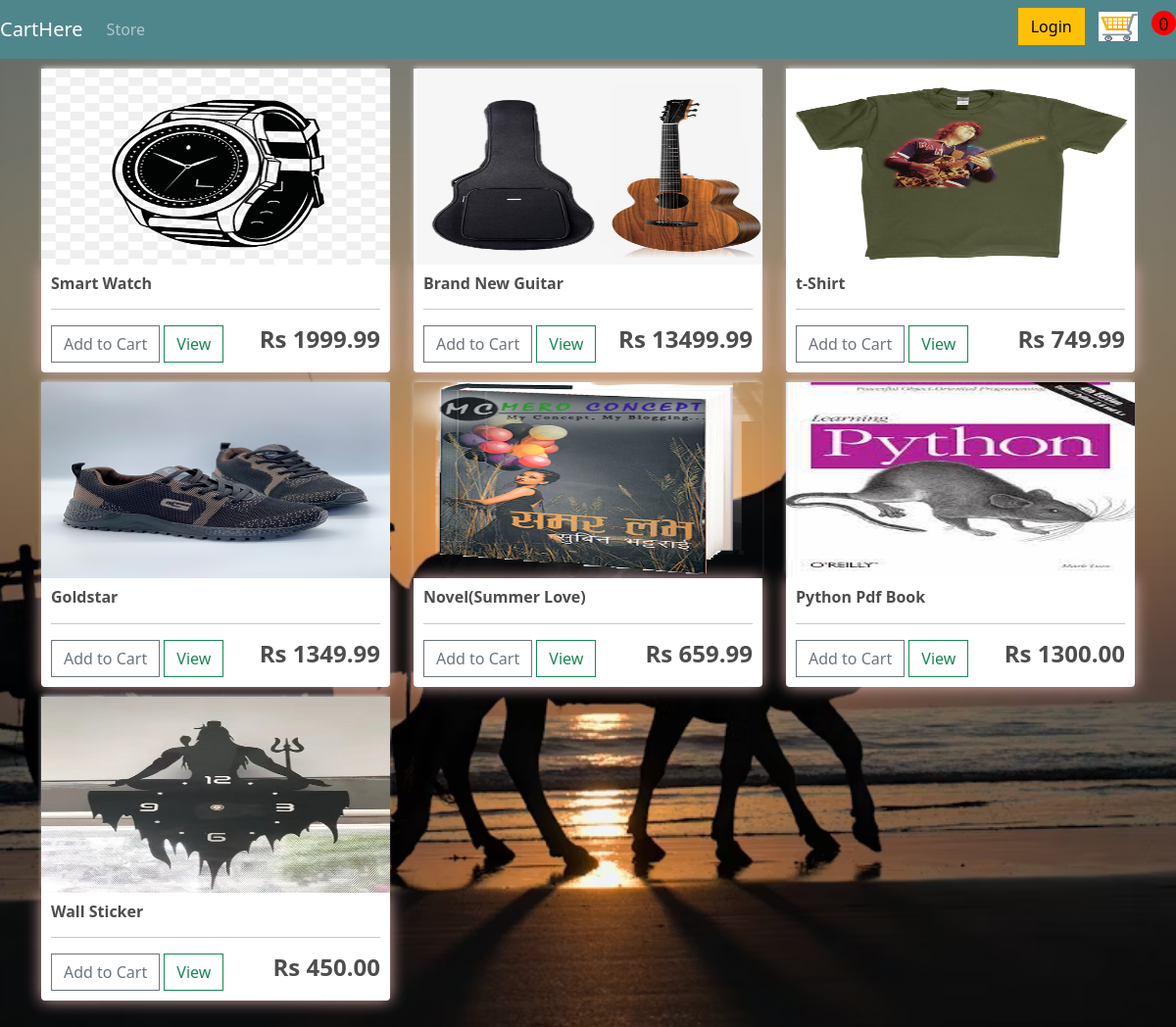
The page / on the database its author committed.
### store/models.py (models this page shows, shortened)
class Product(models.Model):
    name=models.CharField(max_length=100, null=True)
    price=models.FloatField()
    digital=models.BooleanField(default=False, null=True, blank=True)
    image = models.ImageField(upload_to='images', null=True)
    @property
    def imageURL(self):
        try:
            url =self.image.url
        except:
            url = ' '
        return url

### store/views.py (the view)
# urls.py: path('', include('store.urls'),)
def store(request):
    data = cartData(request)
    cartItems = data['cartItems']
    order = data['order']
    items = data['items']
    products=Product.objects.all()
    context = {
        'products':products, 'cartItems':cartItems
    }
    return render(request, 'pages/store.html', context)

### store/utils.py (called while the page is built, shortened)
def cookieCart(request):
    try:
        cart = json.loads(request.COOKIES['cart'])
    except:
        cart={}
    print('cart:', cart)
    items= []
    order = {'get_cart_total':0, 'get_cart_items':0, 'shipping':False}
    cartItems=order['get_cart_items']
    return {'cartItems': cartItems, 'order': order, 'items':items}

def cartData(request):
    if request.user.is_authenticated:
        customer = request.user.customer
        order, created = Order.objects.get_or_create(customer=customer, complete = False)
        items = order.orderitem_set.all()
        cartItems=order.get_cart_items
    else:
        cookieData = cookieCart(request)
        cartItems = cookieData['cartItems']
        order = cookieData['order']
        items = cookieData['items']
    return {'cartItems': cartItems, 'order': order, 'items':items}

### Templates/pages/store.html (shortened to what this page needs)
{% extends 'base.html' %}
{% load static %}
{% block content %}
    <div class = "row">
        {% for product in products %}
        <div class="col-lg-4">
            <img class="thumbnail" src="{{product.imageURL}}">
            <div class="box-element product">
                <h6><strong>{{product.name}}</strong></h6>
				<hr>
				<button data-product="{{ product.id }}" data-action="add" class="btn btn-outline-secondary add-btn update-cart">Add to Cart</button>
				<a class="btn btn-outline-success" href="#">View</a>
				<h4 style="display: inline-block; float:right"><strong>Rs {{product.price|floatformat:2}}</strong></h4>
            </div>
        </div>
        {% endfor %}
    </div>
{% endblock content %}

### Templates/base.html (shortened to what this page needs)
{% load static %}
<!DOCTYPE html>
<html>
    <head>
        <link href="https://cdn.jsdelivr.net/npm/bootstrap@5.3.3/dist/css/bootstrap.min.css" rel="stylesheet">
        <link rel="stylesheet" type="text/css" href="{% static 'css/main.css' %}">
    </head>
    <body>
        <nav class="navbar navbar-expand-lg navbar-dark bg-dark ">
            <a class="navbar-brand" href="{% url 'store' %}">CartHere</a>
            <div class="collapse navbar-collapse" id="navbarSupportedContent">
                <ul class="navbar-nav mr-auto">
                    <li class="nav-item active">
                    <a class="nav-link" href="{% url 'store' %}">Store</a>
                </li>
              </ul>
            </div>
            <div class="form-inline my-2 my-lg-0">
                <a href="#"class="btn btn-warning">Login</a>
                    <a href="{% url 'cart' %}"><img  id="cart-icon" src="{% static 'images/cart-2.png' %}"></a>
                    <p id="cart-total">{{cartItems}}</p>
            </div>
        </nav>
        <div class="container">
        {% block content %}
        {% endblock content %}
        </div>
    </body>
</html>

### static/css/main.css (style rules this page uses)
body { background-color: rgb(203, 216, 179); background-image: url("../images/cart.png"); background-position: center; background-repeat: no-repeat; background-size: cover; background-attachment: fixed; min-height: 100vh; }
h1,h2,h3,h4,h5,h6 { color:hsl(0, 0%, 30%); }
.box-element { box-shadow:hsl(0, 37%, 77%) 0 0 16px; background-color: #fff; border-radius: 4px; padding: 10px; }
.thumbnail { width: 100%; height: 200px; -webkit-box-shadow: -1px -3px 5px -2px rgba(214,214,214,1); -moz-box-shadow: -1px -3px 5px -2px rgba(214,214,214,1); box-shadow: -1px -3px 5px -2px rgba(214,214,214,1); }
.product { border-radius: 0 0 4px 4px; }
.bg-dark { background-color: #4f868c!important; }
#cart-icon { width:40px; height: 30px; display: inline-block; margin-left: 10px; margin-right: 10px; }
#cart-total { display:inline-block; text-align:center; color:#080808; background-color: red; width: 25px; height: 25px; border-radius: 50%; font-size: 18px; }
.col-lg-4, .col-lg-6, .col-lg-8, .col-lg-12 { margin-top: 10px; }
.btn { border-radius: 0; }

### rows shown on the page
Product: imageURL (picture), name "Smart Watch", price "1999.99"
Product: imageURL (picture), name "Brand New Guitar", price "13499.99"
Product: imageURL (picture), name "t-Shirt", price "749.99"
Product: imageURL (picture), name "Goldstar", price "1349.99"
Product: imageURL (picture), name "Novel(Summer Love)", price "659.99"
Product: imageURL (picture), name "Python Pdf Book", price "1300.00"
Product: imageURL (picture), name "Wall Sticker", price "450.00"

### other values the page prints
{{ cartItems }} "0"
